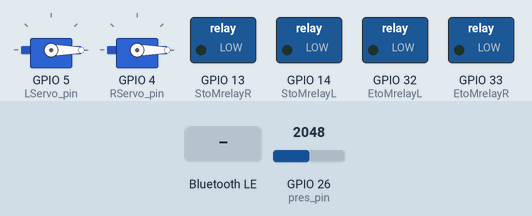
Bench run of a sketch on a simulated ESP32. Parts: 2 × servo, switched loads named in the sketch (green lamp = pin HIGH). Inputs (shaded band) come from the test bench; at power-on: GPIO 26 (pres_pin) = 2048. Nothing arrives over Bluetooth unless stated; a phone connects over Bluetooth LE 3 s after start; what the sketch prints to the serial monitor is not drawn.

Above: at 12.2 s.
12.3 s: Bluetooth LE write "A" received
15.3 s: GPIO 26 (pres_pin) set to 0
At 18.1 s:
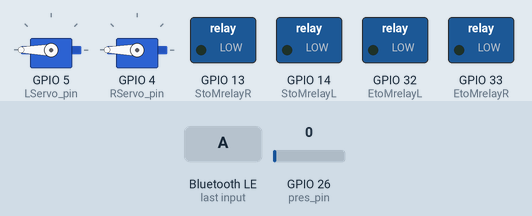
18.3 s: Bluetooth LE write "H" received
At 19.5 s:
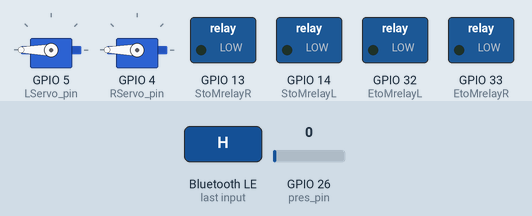
19.8 s: Bluetooth LE write "M" received
At 19.88 s:
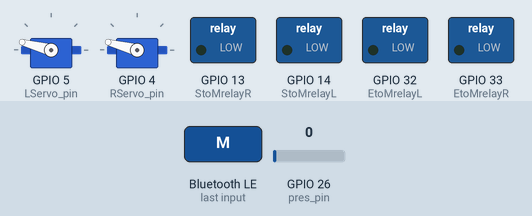
Timing chart, 0 to 22.3 s (numbered marks = the images above; inputs shaded):
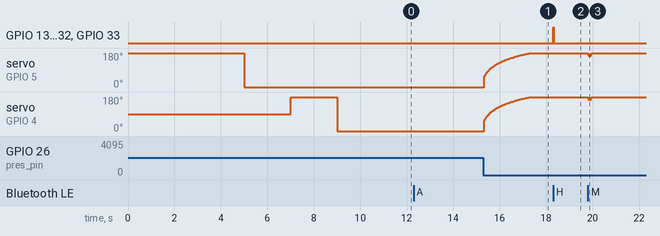

Measured:
- after the input at 12.3 s, every drawn part: stays the same
- after the input at 15.3 s, servo on GPIO 5 (LServo_pin), servo on GPIO 4 (RServo_pin): moves from 0° to 180° over 2.0 s, starting at once
- after the input at 18.3 s, GPIO 13 (StoMrelayR), GPIO 14 (StoMrelayL), GPIO 32 (EtoMrelayL), GPIO 33 (EtoMrelayR): LOW → HIGH at once, → LOW 0.03 s later
- after the input at 19.8 s, servo on GPIO 5 (LServo_pin), servo on GPIO 4 (RServo_pin): 180° → 165° at once, → 180° 0.13 s later

The sketch:

BLE_Syakote_Left.ino
```cpp
#include <BLEDevice.h>
#include <BLEServer.h>
#include <BLEUtils.h>
#include <BLE2902.h>
#include <ESP32Servo.h>
#include <math.h>


#define THRESHOLD 0.3
#define MAX_TIME 2000
#define LOG_SCALER 1.0 / log(10)

//モータピンの定義
#define pres_pin 26
#define LServo_pin 5
#define RServo_pin 4
#define EtoMrelayR 33
#define EtoMrelayL 32
#define StoMrelayR 13
#define StoMrelayL 14
#define PMAX 1350
#define PMIN 1000
Servo Lservo;
Servo Rservo;


// ★★★ 1. あなた専用のUUIDに置き換えてください (3台とも同じUUIDを使用) ★★★
#define SERVICE_UUID        "9012ef44-2588-4b6a-98ad-fd0f60f3d141"
#define CHARACTERISTIC_UUID "0041c94c-fe80-4009-8d95-8bf60c1b01e0"
#define COMMAND_CHARACTERISTIC_UUID "026186d9-4f21-42ef-9b94-2ffb2ead7a58" // Unity -> ESP32 (コマンド)

// ★★★ 2. このESP32の固有の名前に設定してください ("Sensor-A", "Sensor-B", "Sensor-C") ★★★
const char* DEVICE_NAME = "Syakote_Left";

// --- グローバル変数 ---
BLECharacteristic *pCharacteristic;
bool deviceConnected = false;
bool deviceActive = false;

//モーター制御変数の初期化
char c = 'P'; //敵に命中したか否か //'H'(Hit), 'M'(Miss), 'D'(Default)
int angleP = 0;
int t = 0;
int sensorValue = 0;
int  correctionValue = 0;
static int preValue;

const int SENSOR_MAX = 4095;
const int SENSOR_MIN = 0;
unsigned long startTime = 0;

// 接続/切断イベントを監視するクラス
class MyServerCallbacks: public BLEServerCallbacks {
    void onConnect(BLEServer* pServer) {
      deviceConnected = true;
      Serial.println("Device Connected");
    }

    void onDisconnect(BLEServer* pServer) {
      deviceConnected = false;
      Serial.println("Device Disconnected");
    }
};

// Unityからのコマンド受信を処理するクラス
class MyCharacteristicCallbacks: public BLECharacteristicCallbacks {
    void onWrite(BLECharacteristic *pCharacteristic) {
      // 1. データへのポインタ(getData)と長さ(getLength)を直接取得する
      uint8_t* dataPtr = pCharacteristic->getData();
      size_t length = pCharacteristic->getLength();

      // 2. 取得したポインタと長さから、安全にstd::stringを生成する
      std::string value((char*)dataPtr, length);

      if (value.length() > 0) {
        c = value[0]; // 最初の1バイトをコマンドとして受け取る
        Serial.printf("Received Command: %c\n", c);
      }
    }
};


void Calibrate(){
  // 左のESCだけ
  Lservo.writeMicroseconds(PMAX);
  delay(2000);
  Lservo.writeMicroseconds(PMIN);
  delay(2000);

  // 右のESCだけ
  Rservo.writeMicroseconds(PMAX);
  delay(2000);
  Rservo.writeMicroseconds(PMIN);
  delay(2000);
}

void setup() {
  Serial.begin(115200);

  //リレーピン初期化
  pinMode(EtoMrelayR,OUTPUT);
  pinMode(EtoMrelayL,OUTPUT);
  pinMode(StoMrelayR,OUTPUT);
  pinMode(StoMrelayL,OUTPUT);
  digitalWrite(EtoMrelayR,LOW);
  digitalWrite(EtoMrelayL,LOW);
  digitalWrite(StoMrelayR,LOW);
  digitalWrite(StoMrelayL,LOW);

  //モーターピン初期化
  delay(3000);
  Lservo.setPeriodHertz(50);
  Rservo.setPeriodHertz(50);
  Lservo.attach(LServo_pin,PMIN,PMAX);
  Rservo.attach(RServo_pin,PMIN,PMAX);

  //モーターのパルスの初期化
  Calibrate();


  // BLEデバイスを初期化 (デバイス名を設定)
  BLEDevice::init(DEVICE_NAME);

  // BLEサーバーを作成
  BLEServer *pServer = BLEDevice::createServer();
  pServer->setCallbacks(new MyServerCallbacks());

  // サービスを作成
  BLEService *pService = pServer->createService(SERVICE_UUID);

  // (1) データ送信用キャラクタリスティック (ESP32 -> Unity)
  pCharacteristic = pService->createCharacteristic(
                      CHARACTERISTIC_UUID,
                      BLECharacteristic::PROPERTY_NOTIFY
                    );
  pCharacteristic->addDescriptor(new BLE2902());

  // (2) コマンド受信用キャラクタリスティック (Unity -> ESP32)
  BLECharacteristic *pCommandCharacteristic = pService->createCharacteristic(
                                         COMMAND_CHARACTERISTIC_UUID,
                                         BLECharacteristic::PROPERTY_WRITE
                                       );
  pCommandCharacteristic->setCallbacks(new MyCharacteristicCallbacks());

  // サービスを開始
  pService->start();

  // アドバタイズ（宣伝）を開始
  BLEAdvertising *pAdvertising = BLEDevice::getAdvertising();
  pAdvertising->addServiceUUID(SERVICE_UUID);
  BLEDevice::startAdvertising();

  Serial.printf("'%s' is ready. Now advertising...\n", DEVICE_NAME);
  deviceActive = false;
}

void loop() {

  if(deviceConnected) {

    switch(c){
      case 'A':
        deviceActive = true;
        break;
      case 'P':
        deviceActive = false;
        pCharacteristic->setValue((uint8_t*)&SENSOR_MAX, sizeof(SENSOR_MAX));
        // 接続しているセントラル（Quest 3）に値を通知
        pCharacteristic->notify();
        break;
      default:
        break;

    }
    if (deviceActive) {
      Lservo.writeMicroseconds(angleP);
      Rservo.writeMicroseconds(angleP);
      sensorValue = analogRead(pres_pin); //0~4095
      correctionValue = calc_correction_presValue(sensorValue);
      // キャラクタリスティックの値を更新
      pCharacteristic->setValue((uint8_t*)&correctionValue, sizeof(correctionValue));
      // 接続しているセントラル（Quest 3）に値を通知
      pCharacteristic->notify();
      // シリアルモニタで送信値を確認 (デバッグ用)
      Serial.printf("Sent value: %d\n", correctionValue);
      switch (c){
        case 'H':
          short_brake();
          //motor_stop();
          angleP = PMIN;
          break;
        case 'M':
          motor_stop(correctionValue);
          angleP = PMIN;
          break;
        case 'D':
          digitalWrite(StoMrelayR,LOW);
          digitalWrite(StoMrelayL,LOW);
          digitalWrite(EtoMrelayR,LOW);
          digitalWrite(EtoMrelayL,LOW);
          break;
        case 'S':
          angleP = PMIN;
          break;
      }
      if(sensorValue != 4095){
        c = 'D';
      }

      preValue = angleP;
      angleP = map(correctionValue,0,4095,PMAX,PMIN); // 圧力値に基づく回転数
      if(angleP < preValue) angleP = preValue; //常に右肩上がり

    } else {
      // 何もしない
      Lservo.writeMicroseconds(PMIN);
      Rservo.writeMicroseconds(PMIN);
    }

  } else {
    Lservo.writeMicroseconds(PMIN);
    Rservo.writeMicroseconds(PMIN);
    // 切断されている場合は、アドバタイズを再開させる
    delay(500);
    BLEDevice::startAdvertising();
  }
  // 送信間隔を調整
  delay(30);
}

// モーターを停止
void short_brake(){
  digitalWrite(EtoMrelayR,HIGH);
  digitalWrite(StoMrelayR,HIGH);
  digitalWrite(EtoMrelayL,HIGH);
  digitalWrite(StoMrelayL,HIGH);
  Serial.println("急制動");
}

void motor_stop(int correctionValue){
    Serial.println("停止");
    t = angleP;
    do{
      Serial.println(t);
      t -= 30;
      Lservo.writeMicroseconds(t);
      Rservo.writeMicroseconds(t);
      delay(100);
      if(correctionValue != 4095){
        break;
      }
    }while(t >= 1000);
    c = 'D';
}

int calc_correction_presValue(int sensorValue){
  int calcValue;
  //4095-0を0-1に変換
  float x_prime = (float)(SENSOR_MAX - sensorValue) / (float)SENSOR_MAX;

  //0-1の値をy=x^100に代入
  float y = constrain(pow(x_prime,100.0),0.0f,1.0f);

  if(y <= THRESHOLD){
    //yが低圧
    startTime = 0;
    calcValue = (1.0 - y) * 4095;
  }else{
    if(startTime == 0){
      startTime = millis();
    }

    unsigned long durationTime = millis() - startTime;

    float t_prime = constrain((float)durationTime / (float)MAX_TIME,0.0f,1.0f);

    float y_prime = constrain((log(t_prime * 9.0f + 1.0f) * LOG_SCALER),0.0f,1.0f);

    calcValue = (1 - (THRESHOLD + y_prime * (1 - THRESHOLD))) * 4095;
  }

  return (int)calcValue;
}
```
